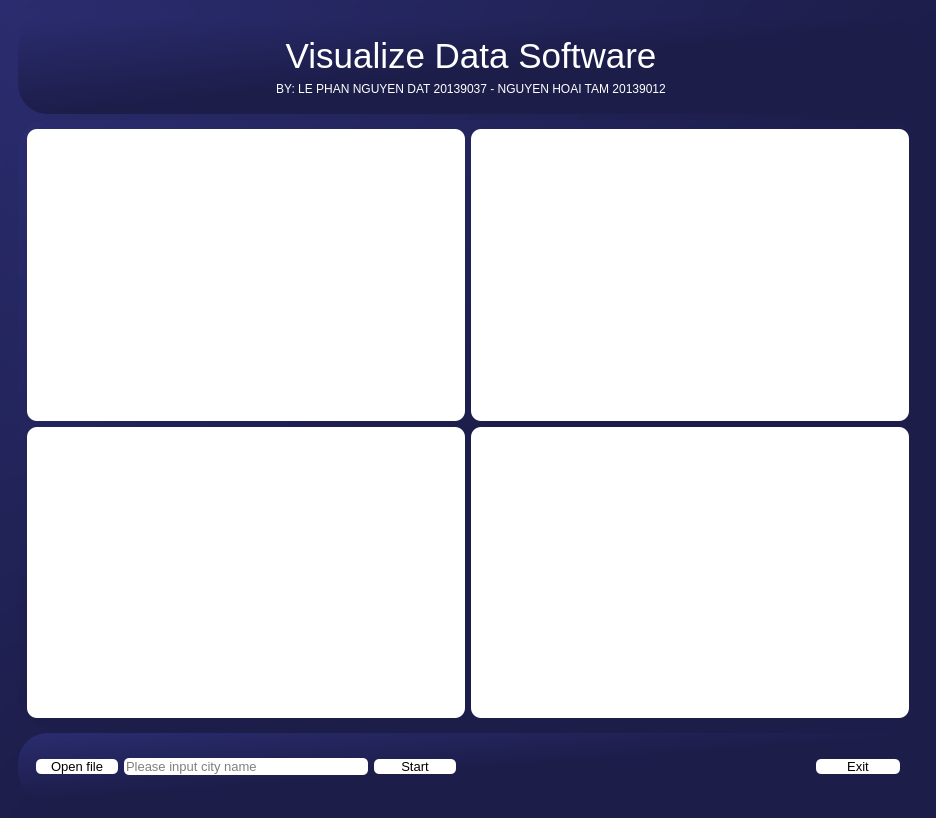
<?xml version="1.0" encoding="UTF-8"?>
<ui version="4.0">
 <class>MainWindow</class>
 <widget class="QMainWindow" name="MainWindow">
  <property name="geometry">
   <rect>
    <x>0</x>
    <y>0</y>
    <width>936</width>
    <height>818</height>
   </rect>
  </property>
  <property name="windowTitle">
   <string>MainWindow</string>
  </property>
  <widget class="QWidget" name="centralwidget">
   <property name="styleSheet">
    <string notr="true">background-color: qlineargradient(spread:pad, x1:0, y1:0, x2:1, y2:1, stop:0 rgba(42, 44, 111, 255), stop:0.521368 rgba(28, 29, 73, 255));
border-radius: 0px;</string>
   </property>
   <layout class="QVBoxLayout" name="verticalLayout">
    <item>
     <widget class="QFrame" name="frame">
      <property name="styleSheet">
       <string notr="true"/>
      </property>
      <property name="frameShape">
       <enum>QFrame::StyledPanel</enum>
      </property>
      <property name="frameShadow">
       <enum>QFrame::Raised</enum>
      </property>
      <layout class="QVBoxLayout" name="verticalLayout_6" stretch="0,9,1">
       <item>
        <widget class="QFrame" name="tieude">
         <property name="styleSheet">
          <string notr="true">border-radius:30px;
</string>
         </property>
         <property name="frameShape">
          <enum>QFrame::StyledPanel</enum>
         </property>
         <property name="frameShadow">
          <enum>QFrame::Raised</enum>
         </property>
         <layout class="QHBoxLayout" name="horizontalLayout_2" stretch="2,20,2">
          <item>
           <widget class="QFrame" name="logo">
            <property name="styleSheet">
             <string notr="true">background: none;</string>
            </property>
            <property name="frameShape">
             <enum>QFrame::StyledPanel</enum>
            </property>
            <property name="frameShadow">
             <enum>QFrame::Raised</enum>
            </property>
            <layout class="QVBoxLayout" name="verticalLayout_3">
             <item>
              <widget class="QLabel" name="logo_img">
               <property name="styleSheet">
                <string notr="true">background-color: none;

image: url(:/images/images/logos/ute_logo.png);</string>
               </property>
               <property name="text">
                <string/>
               </property>
              </widget>
             </item>
            </layout>
           </widget>
          </item>
          <item>
           <widget class="QFrame" name="text">
            <property name="styleSheet">
             <string notr="true">background: none;</string>
            </property>
            <property name="frameShape">
             <enum>QFrame::StyledPanel</enum>
            </property>
            <property name="frameShadow">
             <enum>QFrame::Raised</enum>
            </property>
            <layout class="QVBoxLayout" name="verticalLayout_2">
             <item>
              <widget class="QLabel" name="tendetai">
               <property name="toolTip">
                <string>&lt;html&gt;&lt;head/&gt;&lt;body&gt;&lt;p&gt;&lt;span style=&quot; color:#ffffff;&quot;&gt;&lt;br/&gt;&lt;/span&gt;&lt;/p&gt;&lt;/body&gt;&lt;/html&gt;</string>
               </property>
               <property name="whatsThis">
                <string>&lt;html&gt;&lt;head/&gt;&lt;body&gt;&lt;p&gt;&lt;br/&gt;&lt;/p&gt;&lt;/body&gt;&lt;/html&gt;</string>
               </property>
               <property name="styleSheet">
                <string notr="true">color: rgb(255, 255, 255);
font: 75 italic 19pt &quot;League Spartan&quot;;
background-color: none;
</string>
               </property>
               <property name="text">
                <string>&lt;html&gt;&lt;head/&gt;&lt;body&gt;&lt;p align=&quot;center&quot;&gt;&lt;span style=&quot; font-size:26pt; font-style:normal;&quot;&gt;Visualize Data Software&lt;/span&gt;&lt;/p&gt;&lt;/body&gt;&lt;/html&gt;</string>
               </property>
              </widget>
             </item>
             <item>
              <widget class="QLabel" name="tacgia">
               <property name="styleSheet">
                <string notr="true">background-color: none;
</string>
               </property>
               <property name="text">
                <string>&lt;html&gt;&lt;head/&gt;&lt;body&gt;&lt;p align=&quot;center&quot;&gt;&lt;span style=&quot; color:#ffffff;&quot;&gt;BY: LE PHAN NGUYEN DAT 20139037 - NGUYEN HOAI TAM 20139012&lt;/span&gt;&lt;/p&gt;&lt;/body&gt;&lt;/html&gt;</string>
               </property>
              </widget>
             </item>
            </layout>
           </widget>
          </item>
          <item>
           <spacer name="horizontalSpacer_6">
            <property name="orientation">
             <enum>Qt::Horizontal</enum>
            </property>
            <property name="sizeHint" stdset="0">
             <size>
              <width>40</width>
              <height>20</height>
             </size>
            </property>
           </spacer>
          </item>
         </layout>
        </widget>
       </item>
       <item>
        <widget class="QFrame" name="main">
         <property name="styleSheet">
          <string notr="true">border-radius:30px;
</string>
         </property>
         <property name="frameShape">
          <enum>QFrame::StyledPanel</enum>
         </property>
         <property name="frameShadow">
          <enum>QFrame::Raised</enum>
         </property>
         <layout class="QGridLayout" name="gridLayout">
          <item row="0" column="0">
           <widget class="QFrame" name="frame_1">
            <property name="styleSheet">
             <string notr="true">border-radius:10px;
background-color: rgb(255, 255, 255);</string>
            </property>
            <property name="frameShape">
             <enum>QFrame::StyledPanel</enum>
            </property>
            <property name="frameShadow">
             <enum>QFrame::Raised</enum>
            </property>
            <layout class="QVBoxLayout" name="verticalLayout_4" stretch="5">
             <item>
              <layout class="QVBoxLayout" name="grafica_uno"/>
             </item>
            </layout>
           </widget>
          </item>
          <item row="0" column="1">
           <widget class="QFrame" name="frame_2">
            <property name="styleSheet">
             <string notr="true">border-radius:10px;
background-color: rgb(255, 255, 255);</string>
            </property>
            <property name="frameShape">
             <enum>QFrame::StyledPanel</enum>
            </property>
            <property name="frameShadow">
             <enum>QFrame::Raised</enum>
            </property>
            <layout class="QVBoxLayout" name="verticalLayout_5" stretch="5">
             <item>
              <layout class="QVBoxLayout" name="grafica_dos"/>
             </item>
            </layout>
           </widget>
          </item>
          <item row="1" column="0">
           <widget class="QFrame" name="frame_3">
            <property name="styleSheet">
             <string notr="true">border-radius:10px;
background-color: rgb(255, 255, 255);</string>
            </property>
            <property name="frameShape">
             <enum>QFrame::StyledPanel</enum>
            </property>
            <property name="frameShadow">
             <enum>QFrame::Raised</enum>
            </property>
            <layout class="QVBoxLayout" name="verticalLayout_7" stretch="5">
             <item>
              <layout class="QVBoxLayout" name="grafica_tres"/>
             </item>
            </layout>
           </widget>
          </item>
          <item row="1" column="1">
           <widget class="QFrame" name="frame_4">
            <property name="styleSheet">
             <string notr="true">border-radius:10px;
background-color: rgb(255, 255, 255);</string>
            </property>
            <property name="frameShape">
             <enum>QFrame::StyledPanel</enum>
            </property>
            <property name="frameShadow">
             <enum>QFrame::Raised</enum>
            </property>
            <layout class="QVBoxLayout" name="verticalLayout_8" stretch="5">
             <item>
              <layout class="QVBoxLayout" name="grafica_cuatro"/>
             </item>
            </layout>
           </widget>
          </item>
         </layout>
        </widget>
       </item>
       <item>
        <widget class="QFrame" name="button">
         <property name="styleSheet">
          <string notr="true">border-radius:30px;
</string>
         </property>
         <property name="frameShape">
          <enum>QFrame::StyledPanel</enum>
         </property>
         <property name="frameShadow">
          <enum>QFrame::Raised</enum>
         </property>
         <layout class="QHBoxLayout" name="horizontalLayout" stretch="0,0">
          <item>
           <widget class="QFrame" name="frame_6">
            <property name="styleSheet">
             <string notr="true">background: none;
</string>
            </property>
            <property name="frameShape">
             <enum>QFrame::StyledPanel</enum>
            </property>
            <property name="frameShadow">
             <enum>QFrame::Raised</enum>
            </property>
            <layout class="QHBoxLayout" name="horizontalLayout_3" stretch="1,3,1">
             <item>
              <widget class="QPushButton" name="load_button">
               <property name="font">
                <font>
                 <pointsize>10</pointsize>
                </font>
               </property>
               <property name="cursor">
                <cursorShape>PointingHandCursor</cursorShape>
               </property>
               <property name="styleSheet">
                <string notr="true">QPushButton {
	background-color: rgb(255, 255, 255);
	border-radius:5px;
}
QPushButton:hover {
	background-color: rgb(154, 153, 150);
}
QPushButton:pressed{
	background-color: rgb(0, 0, 0);
	color:rgb(255, 255, 255);
}
	</string>
               </property>
               <property name="text">
                <string>Open file</string>
               </property>
              </widget>
             </item>
             <item>
              <widget class="QLineEdit" name="lineEdit">
               <property name="font">
                <font>
                 <pointsize>10</pointsize>
                </font>
               </property>
               <property name="styleSheet">
                <string notr="true">background-color: rgb(255, 255, 255);
border-radius:5px;</string>
               </property>
               <property name="placeholderText">
                <string>Please input city name</string>
               </property>
              </widget>
             </item>
             <item>
              <widget class="QPushButton" name="start_button">
               <property name="font">
                <font>
                 <pointsize>10</pointsize>
                </font>
               </property>
               <property name="cursor">
                <cursorShape>PointingHandCursor</cursorShape>
               </property>
               <property name="styleSheet">
                <string notr="true">QPushButton {
	background-color: rgb(255, 255, 255);
	border-radius:5px;
}
QPushButton:hover {
	background-color: rgb(154, 153, 150);
}
QPushButton:pressed{
	background-color: rgb(0, 0, 0);
	color:rgb(255, 255, 255);
}
	</string>
               </property>
               <property name="text">
                <string>Start</string>
               </property>
              </widget>
             </item>
            </layout>
           </widget>
          </item>
          <item>
           <widget class="QFrame" name="frame_5">
            <property name="styleSheet">
             <string notr="true">background: none;</string>
            </property>
            <property name="frameShape">
             <enum>QFrame::StyledPanel</enum>
            </property>
            <property name="frameShadow">
             <enum>QFrame::Raised</enum>
            </property>
            <layout class="QHBoxLayout" name="horizontalLayout_4" stretch="4,1">
             <item>
              <spacer name="horizontalSpacer">
               <property name="orientation">
                <enum>Qt::Horizontal</enum>
               </property>
               <property name="sizeHint" stdset="0">
                <size>
                 <width>328</width>
                 <height>20</height>
                </size>
               </property>
              </spacer>
             </item>
             <item>
              <widget class="QPushButton" name="exit_button">
               <property name="font">
                <font>
                 <pointsize>10</pointsize>
                </font>
               </property>
               <property name="cursor">
                <cursorShape>PointingHandCursor</cursorShape>
               </property>
               <property name="styleSheet">
                <string notr="true">QPushButton {
	background-color: rgb(255, 255, 255);
	border-radius:5px;
}
QPushButton:hover {
	background-color: rgb(154, 153, 150);
}
QPushButton:pressed{
	background-color: rgb(237, 51, 59);
	color: rgb(255, 255, 255);
}
	</string>
               </property>
               <property name="text">
                <string>Exit</string>
               </property>
              </widget>
             </item>
            </layout>
           </widget>
          </item>
         </layout>
        </widget>
       </item>
      </layout>
     </widget>
    </item>
   </layout>
  </widget>
  <widget class="QMenuBar" name="menubar">
   <property name="geometry">
    <rect>
     <x>0</x>
     <y>0</y>
     <width>936</width>
     <height>26</height>
    </rect>
   </property>
  </widget>
 </widget>
 <resources>
  <include location="images.qrc"/>
 </resources>
 <connections/>
</ui>
